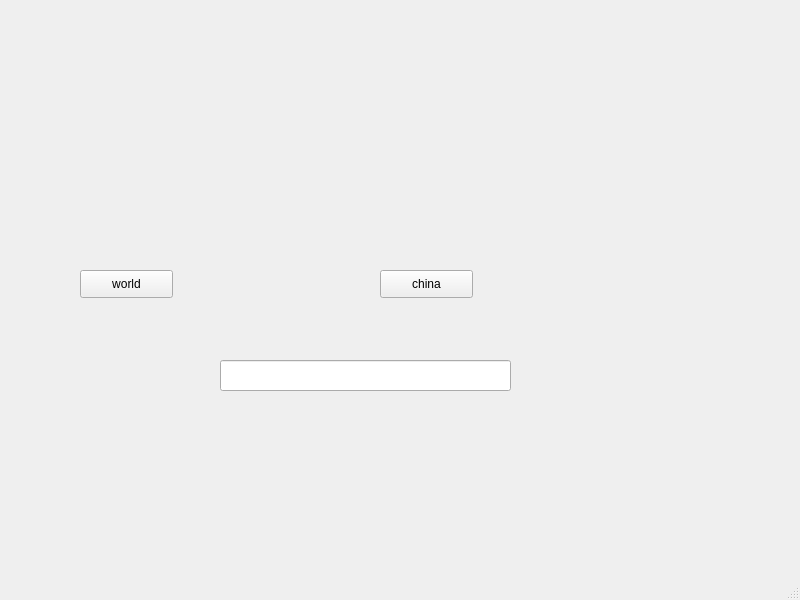
<?xml version="1.0" encoding="UTF-8"?>
<ui version="4.0">
 <class>MainWindow</class>
 <widget class="QMainWindow" name="MainWindow">
  <property name="geometry">
   <rect>
    <x>0</x>
    <y>0</y>
    <width>800</width>
    <height>600</height>
   </rect>
  </property>
  <property name="windowTitle">
   <string>MainWindow</string>
  </property>
  <widget class="QWidget" name="centralwidget">
   <widget class="QLabel" name="Title">
    <property name="geometry">
     <rect>
      <x>130</x>
      <y>70</y>
      <width>301</width>
      <height>31</height>
     </rect>
    </property>
    <property name="text">
     <string/>
    </property>
   </widget>
   <widget class="QPushButton" name="world">
    <property name="geometry">
     <rect>
      <x>80</x>
      <y>270</y>
      <width>93</width>
      <height>28</height>
     </rect>
    </property>
    <property name="text">
     <string>world</string>
    </property>
   </widget>
   <widget class="QPushButton" name="china">
    <property name="geometry">
     <rect>
      <x>380</x>
      <y>270</y>
      <width>93</width>
      <height>28</height>
     </rect>
    </property>
    <property name="text">
     <string>china</string>
    </property>
   </widget>
   <widget class="QLineEdit" name="lineEdit">
    <property name="geometry">
     <rect>
      <x>220</x>
      <y>360</y>
      <width>291</width>
      <height>31</height>
     </rect>
    </property>
   </widget>
  </widget>
  <widget class="QMenuBar" name="menubar">
   <property name="geometry">
    <rect>
     <x>0</x>
     <y>0</y>
     <width>800</width>
     <height>26</height>
    </rect>
   </property>
  </widget>
  <widget class="QStatusBar" name="statusbar"/>
 </widget>
 <resources/>
 <connections/>
</ui>
